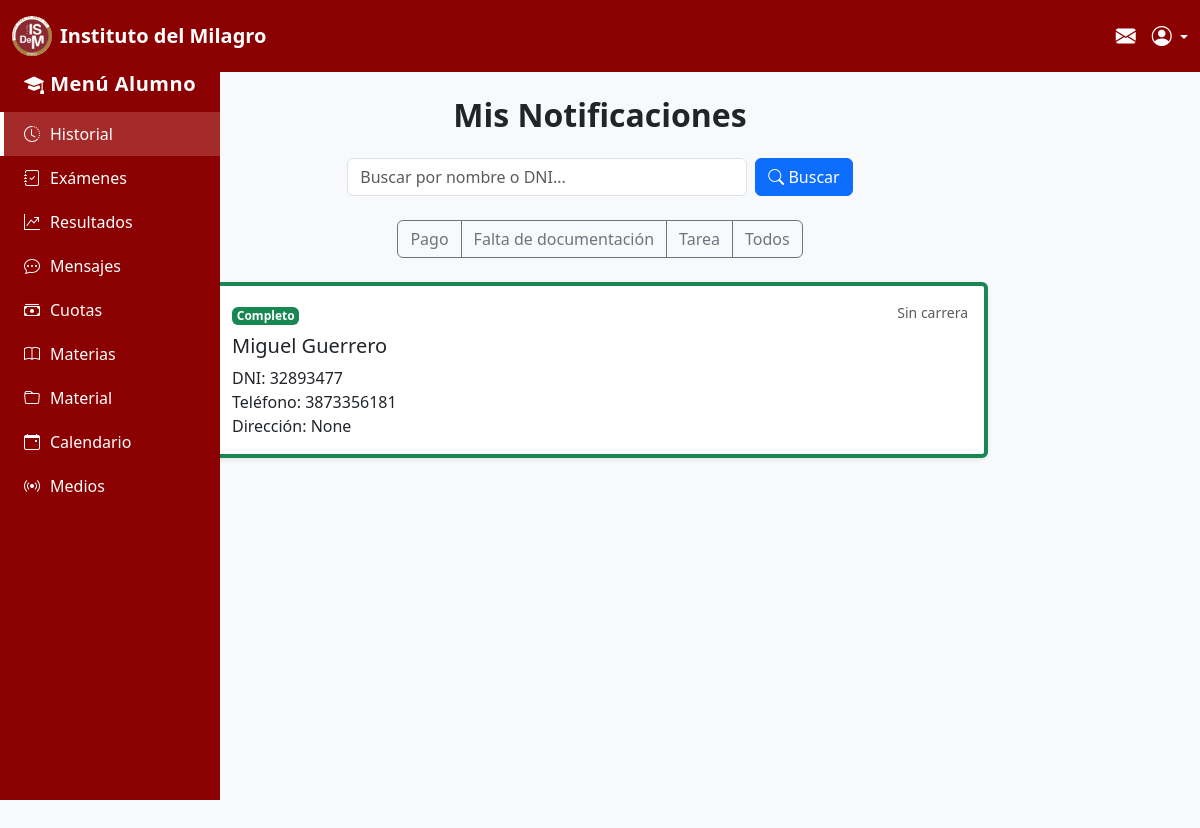
Screenshot of /home/ (signed in) with the database file from the repository.
### mensajes/models.py (models this page shows, shortened)
class PerfilAlumno(models.Model):
    user = models.OneToOneField(User, on_delete=models.CASCADE)
    dni = models.CharField(max_length=20, unique=True)
    telefono = models.CharField(max_length=20, blank=True, null=True)
    direccion = models.CharField(max_length=200, blank=True, null=True)
    carrera = models.ForeignKey(Carrera, on_delete=models.SET_NULL, blank=True, null=True)
    estado_documentacion = models.BooleanField(default=True)  # True = completa, False = faltante
    estado_pago = models.BooleanField(default=True)  # True = al día, False = pendiente

### mensajes/views.py (the view)
# urls.py: path('home/',views.listar_alumnos, name='alumnos_lista'),
@login_required
def listar_alumnos(request):
    alumnos = PerfilAlumno.objects.select_related('user', 'carrera').all()
    return render(request, 'mensajes/interfaz.html', {'alumnos': alumnos})

### mensajes/templates/mensajes/interfaz.html (shortened to what this page needs)
<!DOCTYPE html>
<html lang="es">
<head>
    <link href="https://cdn.jsdelivr.net/npm/bootstrap@5.3.3/dist/css/bootstrap.min.css" rel="stylesheet">
    <link rel="stylesheet" href="https://cdn.jsdelivr.net/npm/bootstrap-icons@1.11.3/font/bootstrap-icons.min.css">
</head>
<body>
    {% include "mensajes/navbar.html" %}
    {% include "mensajes/sidebar.html" %}
    <main class="d-flex justify-content-center align-items-start p-4">
        <div class="container text-center">
            {% if user.is_staff %}
                <h2 class="fw-bold text-dark mb-4">Lista de alumnos</h2>
            {% else %}
                <h2 class="fw-bold text-dark mb-4">Mis Notificaciones</h2>
            {% endif %}
            <div class="mb-4 d-flex justify-content-center gap-2">
                <input type="text" id="search-input" class="form-control" placeholder="Buscar por nombre o DNI...">
                <button id="btn-buscar" class="btn btn-primary">
                    <i class="bi bi-search"></i> Buscar
                </button>
            </div>
            <div class="btn-group mb-4" role="group">
                <button type="button" class="btn btn-outline-secondary tag-btn" data-tag="Pago">Pago</button>
                <button type="button" class="btn btn-outline-secondary tag-btn" data-tag="Falta de documentación">Falta de documentación</button>
                <button type="button" class="btn btn-outline-secondary tag-btn" data-tag="Tarea">Tarea</button>
                <button type="button" class="btn btn-outline-secondary tag-btn" data-tag="">Todos</button>
            </div>
            <div id="alumnos-container" class="d-flex flex-column gap-3">
                {% for alumno in alumnos %}
                <div
                    class="alumno-card card border-start border-4 {% if not alumno.estado_pago %}border-warning{% elif not alumno.estado_documentacion %}border-danger{% else %}border-success{% endif %} shadow-sm"
                    data-estado-pago="{{ alumno.estado_pago|yesno:'completo,pago_pendiente' }}"
                    data-estado-doc="{{ alumno.estado_documentacion|yesno:'completo,falta_documentacion' }}"
                    data-alumno-id="{{ alumno.id }}"
                    data-user-id="{{ alumno.user.id }}"
                >
                    <div class="card-body text-start">
                        <div class="d-flex justify-content-between mb-2">
                            <div>
                                {% if not alumno.estado_pago %}
                                    <span class="badge bg-warning text-dark">Pago pendiente</span>
                                {% elif not alumno.estado_documentacion %}
                                    <span class="badge bg-danger">Falta documentación</span>
                                {% else %}
                                    <span class="badge bg-success">Completo</span>
                                {% endif %}
                            </div>
                            <small class="text-muted">
                                {% if alumno.carrera %}
                                    {{ alumno.carrera.nombre }}
                                {% else %}
                                    Sin carrera
                                {% endif %}
                            </small>
                        </div>
                        <div class="d-flex justify-content-between align-items-center">
                            <h5 class="card-title mb-0">{{ alumno.user.first_name }} {{ alumno.user.last_name }}</h5>
                        </div>
                        <p class="card-text mt-2">
                            DNI: <span class="alumno-dni">{{ alumno.dni }}</span><br>
                            Teléfono: {{ alumno.telefono }}<br>
                            Dirección: {{ alumno.direccion }}
                        </p>
                    </div>
                </div>
                {% endfor %}
            </div>
        </div>
    </main>
</body>
</html>

### mensajes/templates/mensajes/interfaz.html (style rules this page uses)
body { background-color: #f8f9fa; }
main { min-height: 100vh; }
.container { max-width: 800px; }
.tag-btn { transition: all 0.3s; }
#search-input { max-width: 400px; }

### mensajes/templates/mensajes/navbar.html (style rules this page uses)
.badge { padding: 0.25em 0.4em; }

### rows the page displays
PerfilAlumno: estado_pago "Completo", shows "Sin carrera", user.first_name "Miguel", user.last_name "Guerrero", dni "32893477", telefono "3873356181", direccion "None"
